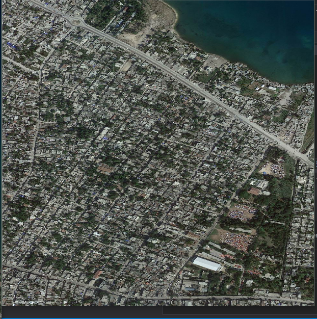
#> input picture Feature Detection and Description/Feature Matching + Homography to ind Objects/img1.png, 317 x 319 px
$ python Feature-Match-Object-Find.py
#> lines starting #> are read from the running program, lines starting #| are printed output that depends on the picture
# -*- coding:utf-8 -*-
"""
@ author: wuxin
"""

import cv2 as cv
import numpy as np

MIN_MATCH_COUNT = 10
# FLANN parameters
FLANN_INDEX_KDTREE = 1

if __name__ == '__main__':

    img1 = cv.imread('img1.png', 0)             # queryingImage
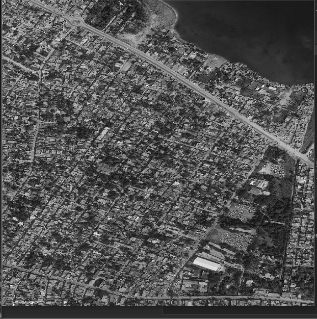
#> img1: shape (319, 317); min 4, max 247, mean 82.3
    img1_match = cv.imread('img1_match.png', 0) #trainImage
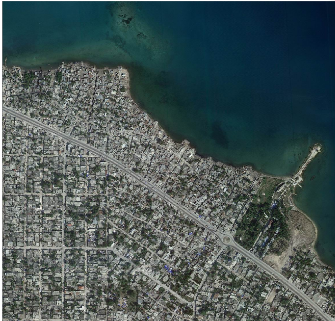
#> input picture Feature Detection and Description/Feature Matching + Homography to ind Objects/img1_match.png, 335 x 321 px
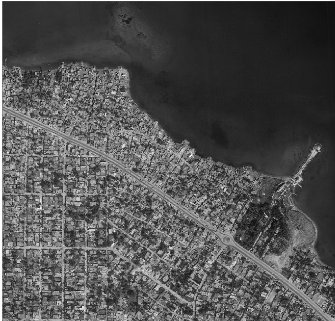
#> img1_match: shape (321, 335); min 4, max 255, mean 81.9

    # Initiate SIFT detector
    sift =cv.xfeatures2d.SIFT_create()

    # find the keypoints and descriptors with SIFT
    kp1, des1 = sift.detectAndCompute(img1, None)
#> kp1 = 1719 keypoints; strongest (x, y, size): (65, 302, 1.9), (14, 218, 2.1), (252, 183, 2.1), (299, 187, 1.9)
    kp1_match, des1_match = sift.detectAndCompute(img1_match, None)
#> kp1_match = 1232 keypoints; strongest (x, y, size): (71, 99, 1.9), (170, 248, 2), (114, 93, 2.5), (292, 269, 1.9)

    index_params = dict(algorithm=FLANN_INDEX_KDTREE, trees=5)
    search_params = dict(checks=50)

    flann = cv.FlannBasedMatcher(index_params, search_params)

    matches = flann.knnMatch(des1, des1_match, k=2)
#> matches = 1719 matches

    # store all the good matches as per Lowe's ratio test.
    good = []
    for m,n in matches:
        if m.distance < 0.7*n.distance:
            good.append(m)
#> after the loop, good = 35 matches

    if len(good) > MIN_MATCH_COUNT:
        # get the coordinates of keypoints
        src_pts = np.float32([kp1[m.queryIdx].pt for m in good]).reshape(-1, 1, 2)
#> src_pts = 35 rows, first 8: [14.78, 66.43], [23.03, 67.05], [28.38, 65.48], [35.99, 9.9], [38.28, 49.77], [46.18, 58.2], [53.26, 42.52], [56.95, 65.22]
        dst_pts = np.float32([kp1_match[m.trainIdx].pt for m in good]).reshape(-1, 1, 2)
#> dst_pts = 35 rows, first 8: [171.8, 296.6], [178.4, 296.5], [183, 295.1], [190.7, 224], [192.2, 275.4], [199.4, 285.7], [206.2, 265.8], [209.1, 294.5]

        # 第三个参数 Method used to computed a homography matrix. The following methods are passible:
        # 0 - a regular method using all the points
        # CV_RANSAC - RANSAC-based robust method
        # CV_LMEDS - Least-Median robust method
        # 第四个参数取值范围在 1 到 10，拒绝一个点对的阈值。原图像的点经过变换后点与目标图像上对应点的误差
        # 超过误差就认为为是 outlier
        # 返回值中 M 为变换矩阵
        M, mask = cv.findHomography(src_pts, dst_pts, cv.RANSAC, 5.0)
#> M = [[0.915, 0.0233, 157.7], [0.0137, 1.32, 211.2], [5.13e-05, 0.000115, 1]]; mask = 35 values, max 1 at index 0, min 0 at index 34, mean 0.971
        matchesMask = mask.ravel().tolist()
#> matchesMask has the same summary as mask

        # 获得原图像的高和宽
        h, w = img1.shape
#> h = 319; w = 317

        # 使用得到的变换矩阵对原图像的四个角进行变换，获得目标图像上对应的组表
        pts = np.float32([[0, 0], [0, h-1], [w-1, h-1], [w-1, 0]]).reshape(-1, 1, 2)
#> pts = [[0, 0], [0, 318], [316, 318], [316, 0]]
        dst = cv.perspectiveTransform(pts, M)
#> dst = [[157.7, 211.2], [159.3, 608], [431.3, 602.7], [439.6, 212.1]]

        # 原图像为灰度图
        img2 = cv.polylines(img1_match, [np.int32(dst)], True, 255, 3, cv.LINE_AA)

    else:
        print('Not enough matches are found - {}/{}'.format(len(good), MIN_MATCH_COUNT))
        matchesMask = None

    draw_params = dict(matchColor=(0, 255, 0),
                       singlePointColor=None,
                       matchesMask=matchesMask,
                       flags=2)
#> draw_params = 4 items

    result = cv.drawMatches(img1, kp1, img1_match, kp1_match, good, None, **draw_params)
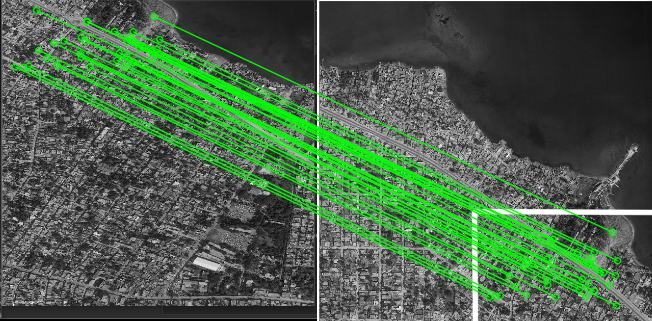
#> result: shape (321, 652, 3); mean of channels 0, 1, 2 73, 97.2, 73; drawn as B, G, R

    cv.imshow('Feature Matching + Homography to ind Objects', result)
    cv.waitKey(0)
    cv.destroyAllWindows()
